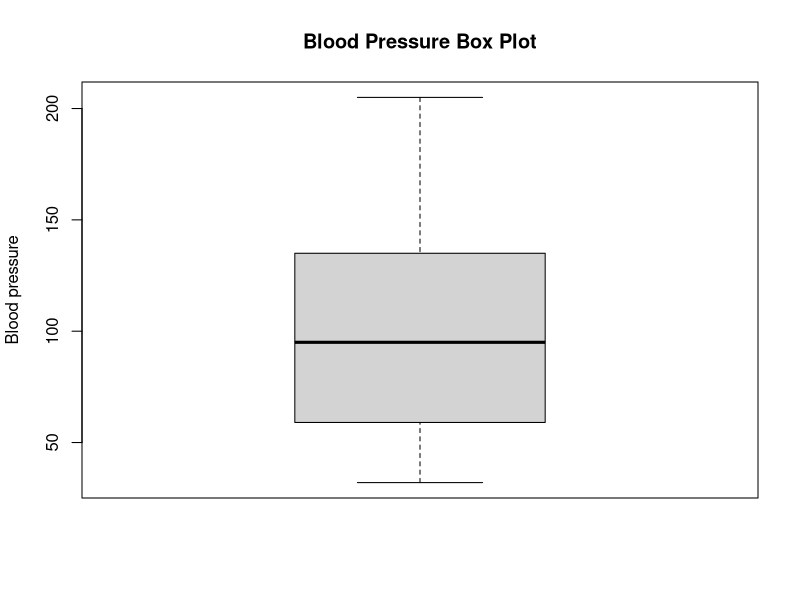
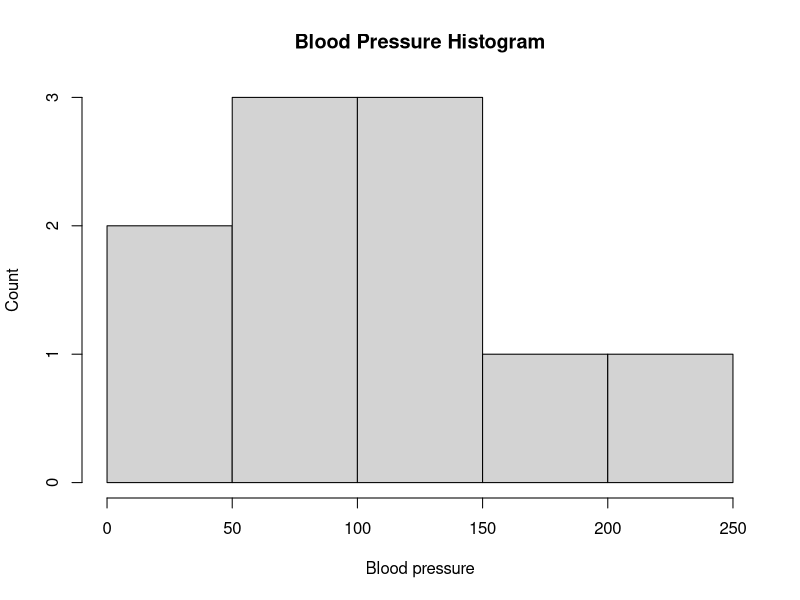
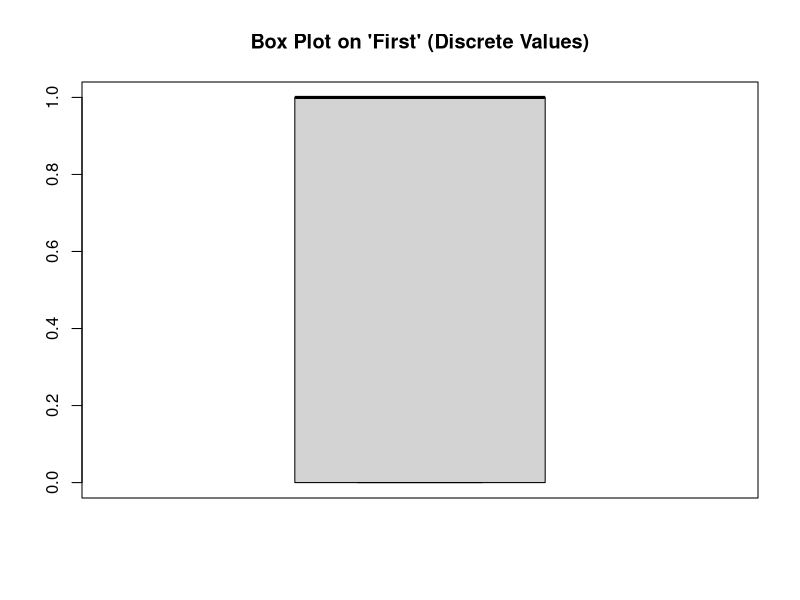
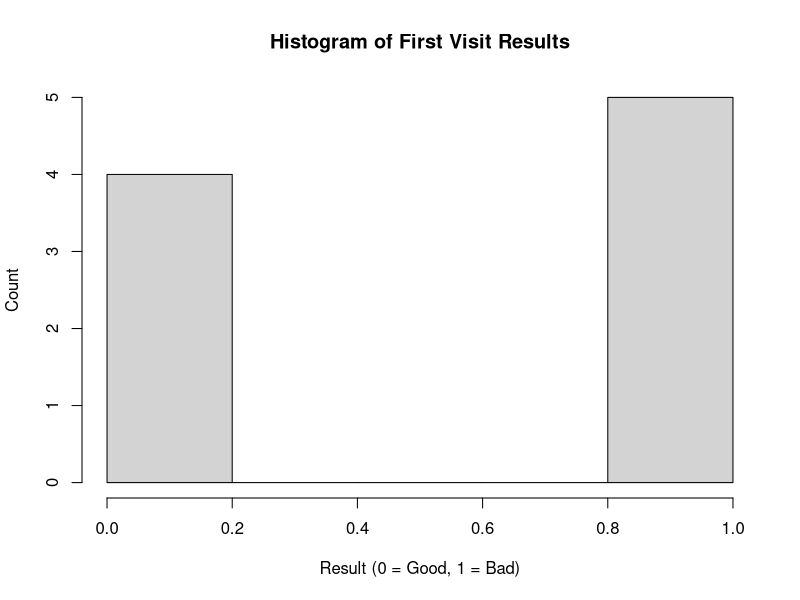
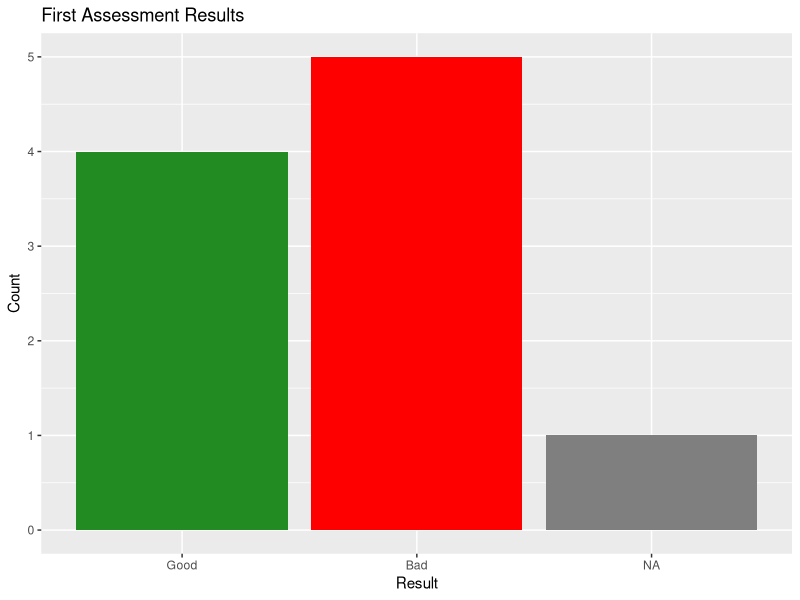
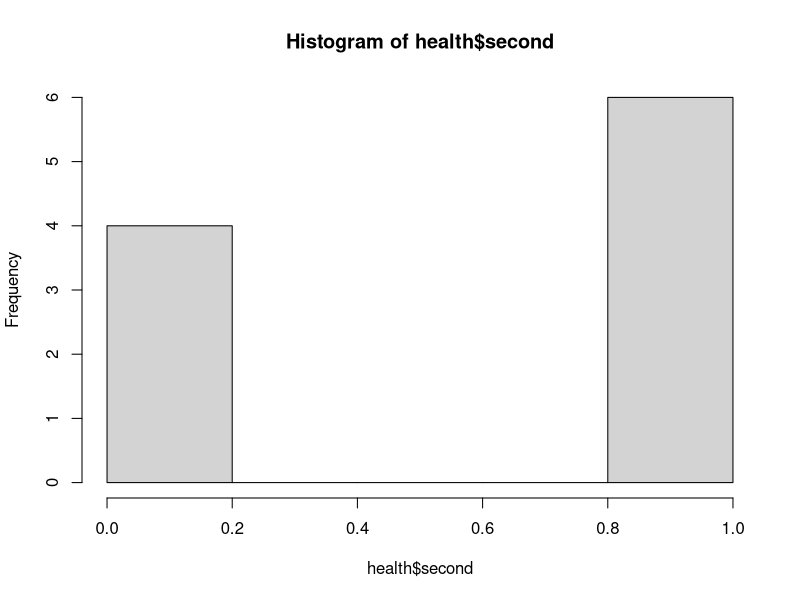
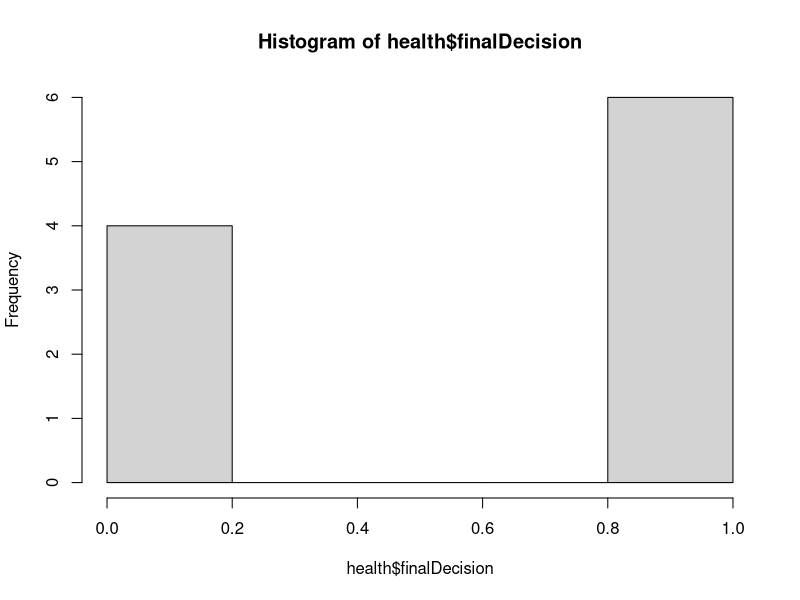
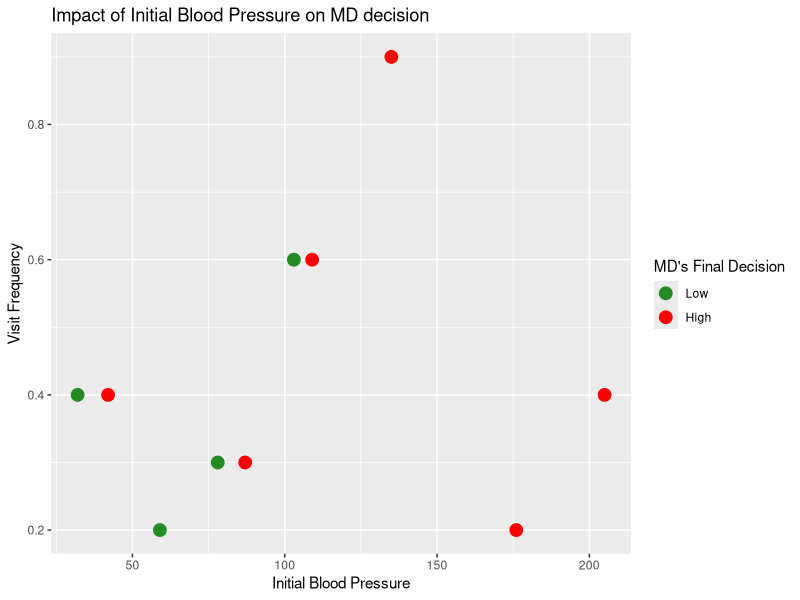

These figures' R source, in order:
# Create Vectors "freq","bloodp","first”, "second”, ”finalDecision”
freq <- c(0.6,0.3,0.4,0.4,0.2,0.6,0.3,0.4,0.9,0.2)
bloodp <- c(103,87,32,42,59,109,78,205,135,176)
first <- c(1,1,1,1,0,0,0,0,NA,1)
second <- c(0,0,1,1,0,0,1,1,1,1)
finalDecision <- c(0,1,0,1,0,1,0,1,1,1)

# Compile into a DF
health <- data.frame(freq,bloodp,first,second,finalDecision)

# Plot "bloodp"
boxplot(health$bloodp,
        main = "Blood Pressure Box Plot",
        ylab = "Blood pressure")
hist(health$bloodp,
     main = "Blood Pressure Histogram",
     xlab = "Blood pressure",
     ylab = "Count")

# Plot "first"
boxplot(health$first,
        main = "Box Plot on 'First' (Discrete Values)")
hist(health$first, 
     main = "Histogram of First Visit Results",
     ylab = "Count", 
     xlab = "Result (0 = Good, 1 = Bad)")
# Making a factor plot 
library(ggplot2)
health$firstfact <- factor(health$first, 
                    levels = c(0,1),
                    labels = c("Good", "Bad"))
ggplot(health, aes(x = firstfact, fill = firstfact)) + 
  geom_bar()+
  labs(
    title = "First Assessment Results",
    y = "Count", 
    x = "Result"
  )+
  scale_fill_manual(
    values = c("Good" = "forestgreen", 
               "Bad" = "red"))+
  theme(legend.position = "none")
  
# Plot "second"
# boxplot(health$second)
hist(health$second)

# Plot "finalDecision"
# boxplot(health$finalDecision)
hist(health$finalDecision)



# Additional Insight - Scatter Plot
health$finalfact <- factor(health$finalDecision, 
                           levels = c(0,1),
                           labels = c("Low", "High"))

ggplot(health, aes(x = bloodp, y = freq, color = finalfact))+
  geom_point(size = 4)+
  scale_color_manual(
    values = c("Low" = "forestgreen", 
               "High" = "red"))+
  labs(
    title = "Impact of Initial Blood Pressure on MD decision",
    x = "Initial Blood Pressure",
    y = "Visit Frequency",
    color = "MD's Final Decision"
  )
